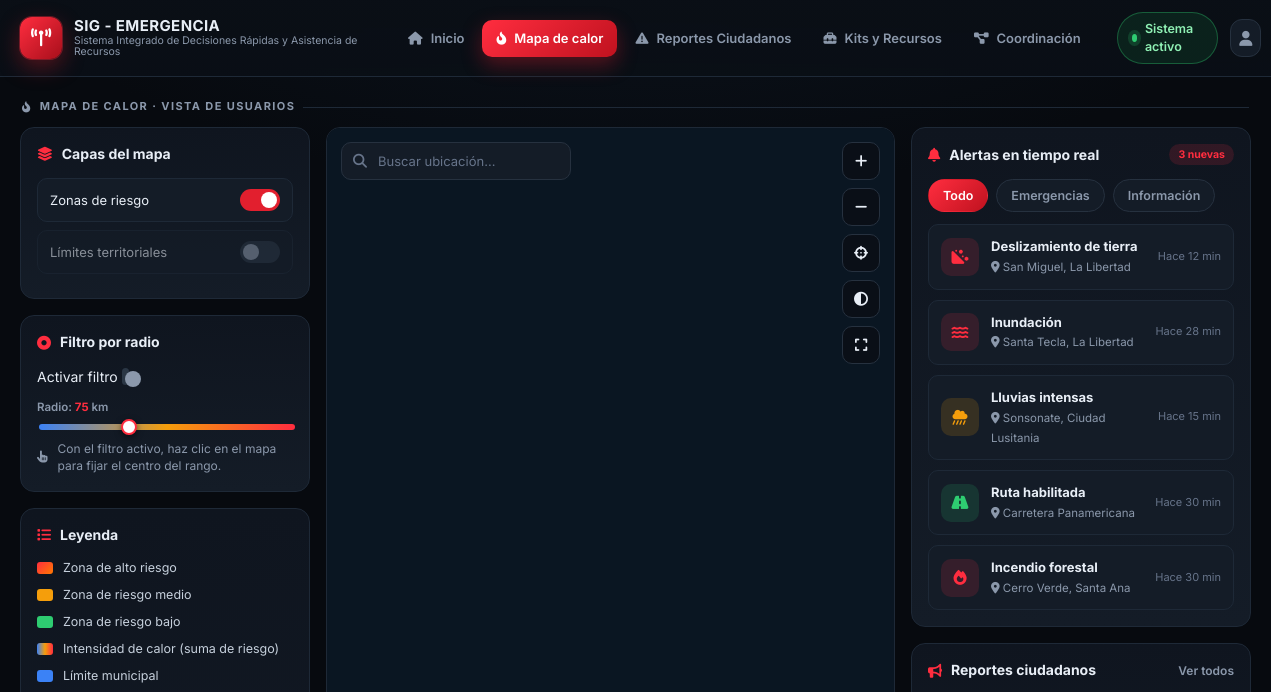
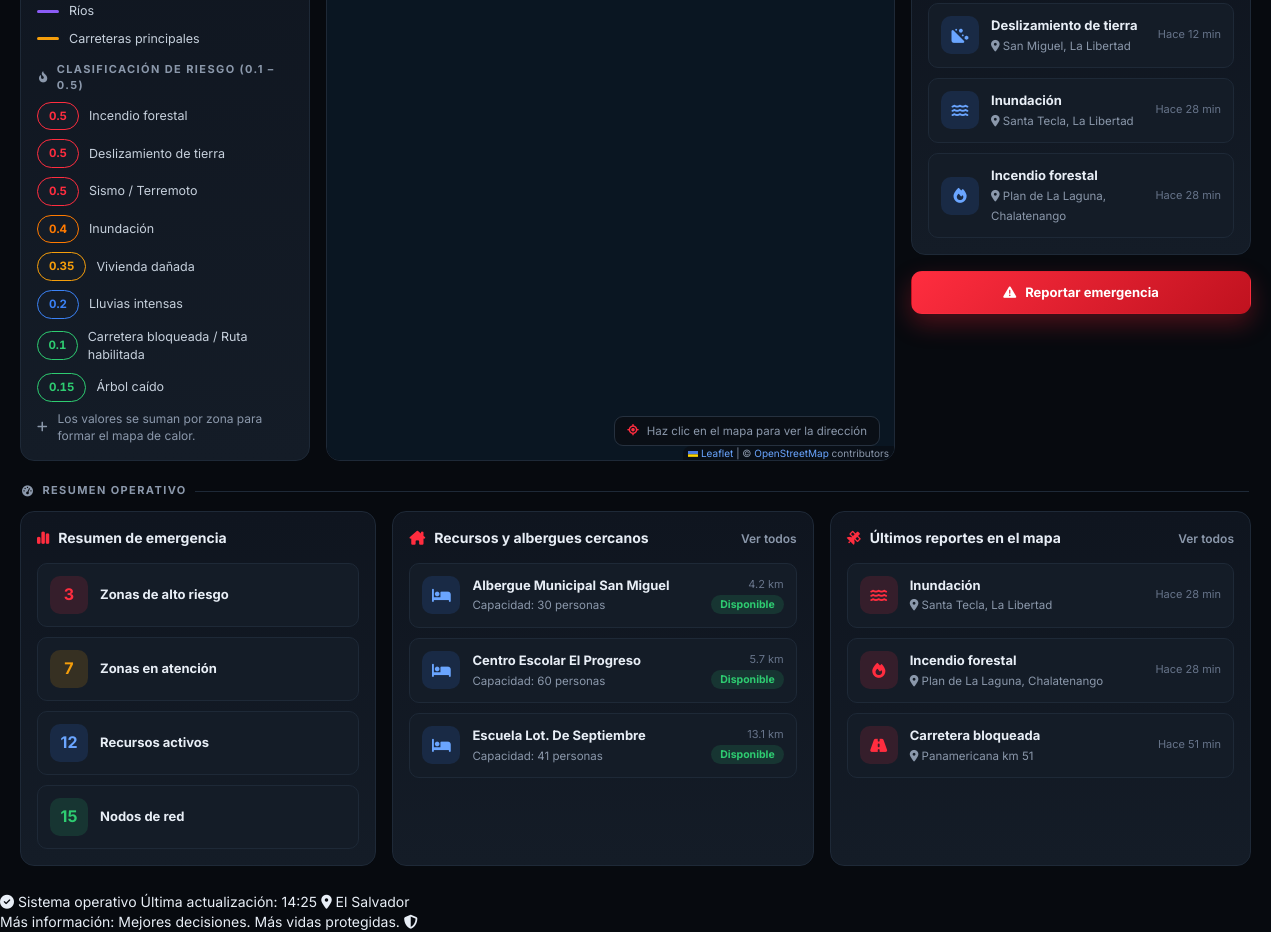
The app's page /mapa.php, older data (2 pictures, top to bottom).
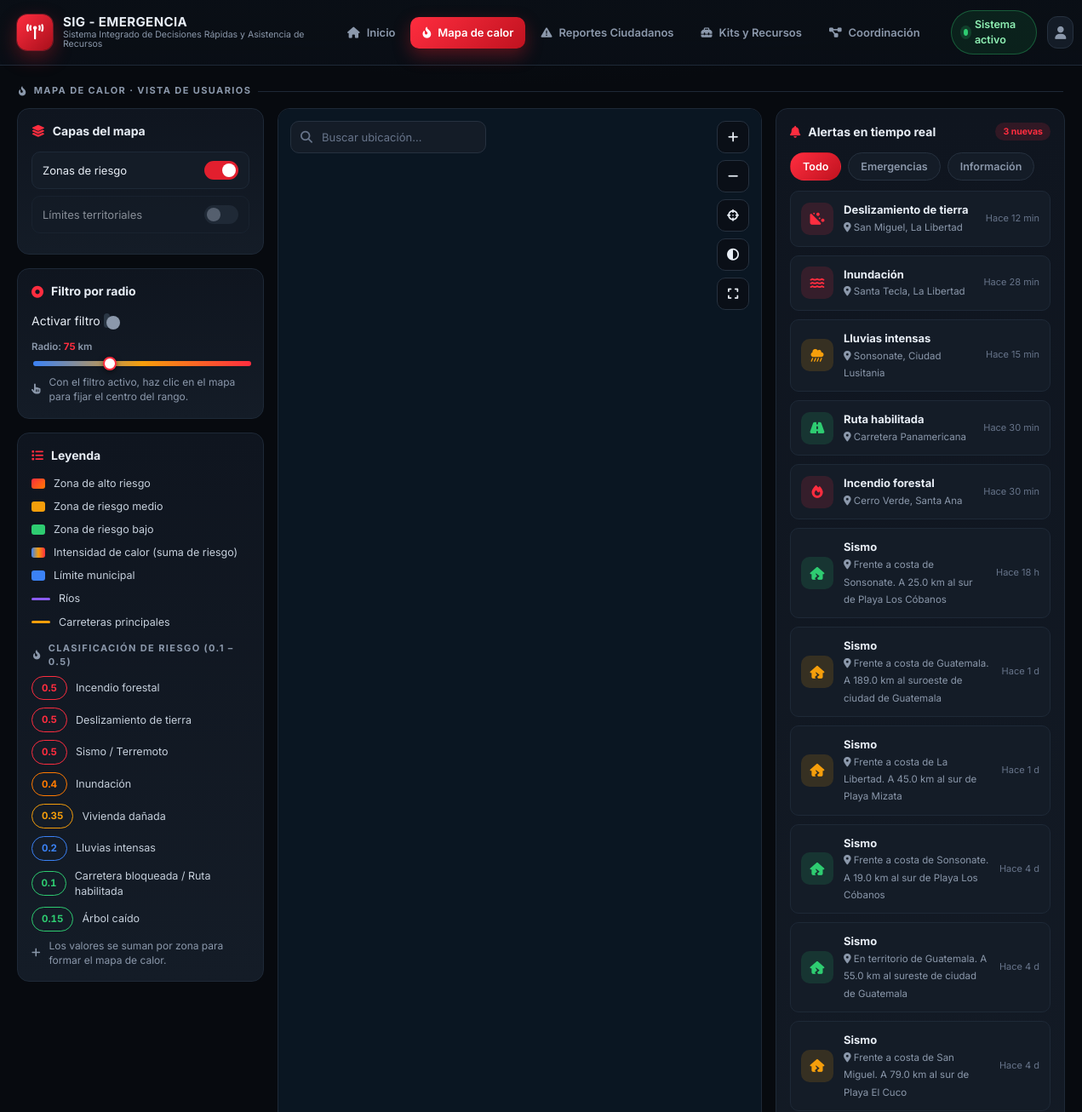
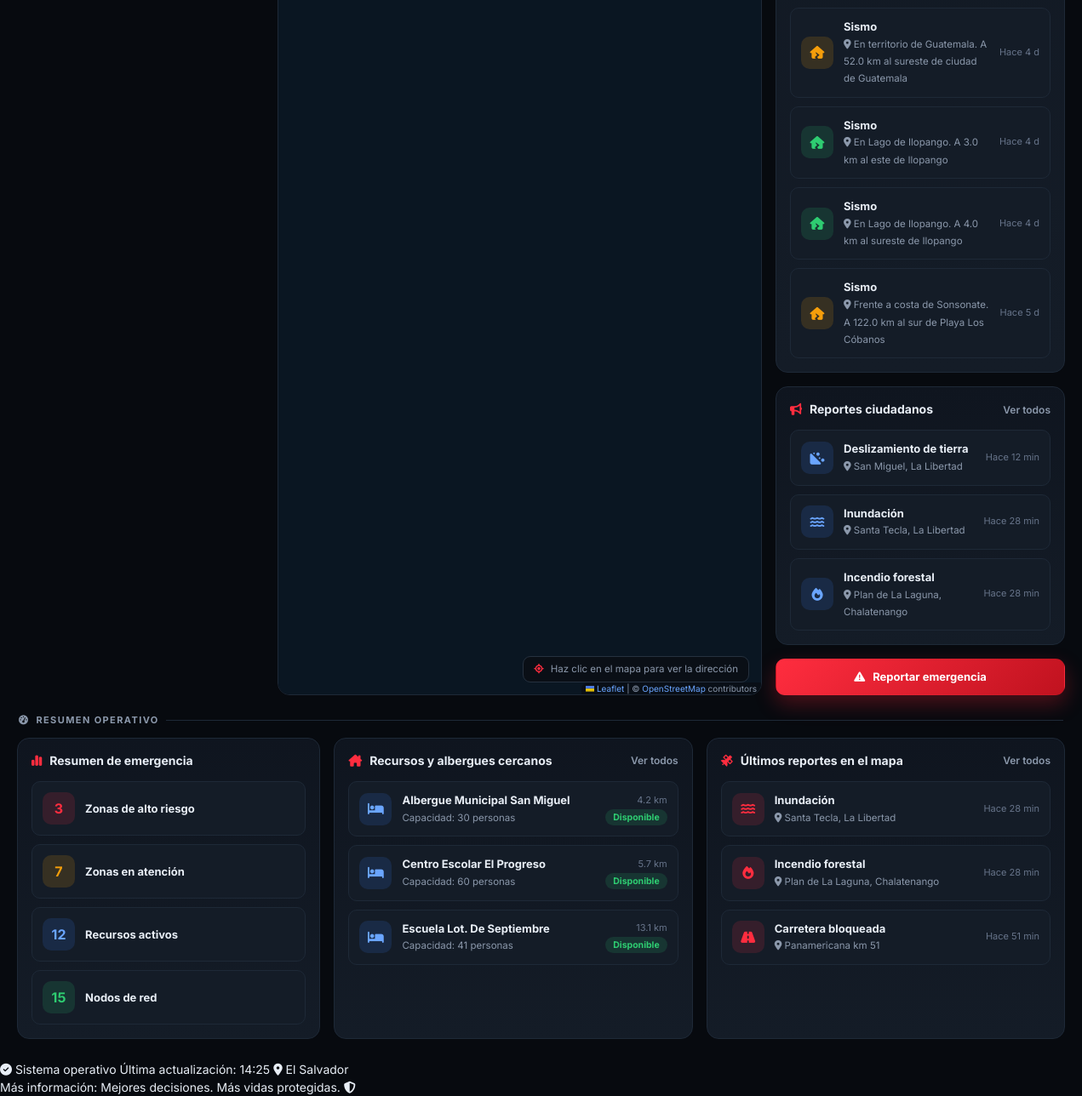
The same page, newer data (2 pictures, top to bottom).
### tables this page shows
CREATE TABLE alertas (
        id INTEGER PRIMARY KEY AUTOINCREMENT,
        nivel TEXT NOT NULL,
        tipo TEXT NOT NULL,
        lugar TEXT NOT NULL,
        tiempo TEXT NOT NULL,
        icon TEXT NOT NULL
    , lat REAL, lon REAL, ref TEXT, magnitud REAL, profundidad REAL, url TEXT, fuente TEXT, evento TEXT);

CREATE TABLE reportes (
        id INTEGER PRIMARY KEY AUTOINCREMENT,
        titulo TEXT NOT NULL,
        lugar TEXT NOT NULL,
        tiempo TEXT NOT NULL,
        estado TEXT NOT NULL,
        icon TEXT NOT NULL,
        descripcion TEXT NOT NULL DEFAULT ''
    , lat REAL, lon REAL);

CREATE TABLE kits (
        id INTEGER PRIMARY KEY AUTOINCREMENT,
        nombre TEXT NOT NULL,
        categoria TEXT NOT NULL,
        tipo TEXT NOT NULL,
        estado TEXT NOT NULL,
        ubicacion TEXT NOT NULL,
        cantidad TEXT NOT NULL,
        vencimiento TEXT NOT NULL,
        icon TEXT NOT NULL,
        color TEXT NOT NULL DEFAULT 'blue'
    );

CREATE TABLE albergues (
        id INTEGER PRIMARY KEY AUTOINCREMENT,
        nombre TEXT NOT NULL,
        distancia TEXT NOT NULL,
        capacidad TEXT NOT NULL,
        estado TEXT NOT NULL DEFAULT 'Disponible'
    , lat REAL, lon REAL);

### includes/data.php (called while the page is built, shortened)
<?php
$NAV = [
    ['id' => 'inicio',   'label' => 'Inicio',              'icon' => 'fa-house',            'href' => 'index.php'],
    ['id' => 'mapa',     'label' => 'Mapa de calor',       'icon' => 'fa-fire-flame-curved', 'href' => 'mapa.php'],
    ['id' => 'reportes', 'label' => 'Reportes Ciudadanos', 'icon' => 'fa-triangle-exclamation', 'href' => 'reportes.php'],
    ['id' => 'recursos', 'label' => 'Kits y Recursos',     'icon' => 'fa-toolbox',          'href' => 'recursos.php'],
    ['id' => 'coord',    'label' => 'Coordinación',        'icon' => 'fa-diagram-project',  'href' => 'coordinacion.php'],
];
$RECURSOS_RESUMEN = [
    ['valor' => '3',  'label' => 'Zonas de alto riesgo',  'color' => 'red'],
    ['valor' => '7',  'label' => 'Zonas en atención',     'color' => 'amber'],
    ['valor' => '12', 'label' => 'Recursos activos',      'color' => 'blue'],
    ['valor' => '15', 'label' => 'Nodos de red',          'color' => 'green'],
];
try {
    $pdo = db();
    $ALERTAS = $pdo->query("SELECT id, nivel, tipo, lugar, tiempo, icon FROM alertas ORDER BY id")->fetchAll();
    $REPORTES = $pdo->query("SELECT id, titulo, lugar, tiempo, estado, icon, lat, lon, descripcion AS \"desc\" FROM reportes ORDER BY id")->fetchAll();
    $KITS = $pdo->query("SELECT id, nombre AS n, categoria AS cat, tipo, estado AS disp, ubicacion AS loc, cantidad AS cant, vencimiento AS fecha, icon, color FROM kits ORDER BY id")->fetchAll();
    $ALBERGUES = $pdo->query("SELECT nombre AS n, distancia AS loc, capacidad AS cap, estado FROM albergues ORDER BY id")->fetchAll();
    $capas_db = $pdo->query("SELECT nombre AS n, activa FROM capas ORDER BY id")->fetchAll();
    $CAPAS = array_map(function ($c) {
        return ['n' => $c['n'], 'on' => (bool) $c['activa']];
    }, $capas_db);
} catch (Throwable $e) {
}

### includes/risk.php (called while the page is built, shortened)
<?php
function risk_scale() {
    return [
        ['key' => 'incendio',      'valor' => 0.50, 'label' => 'Incendio forestal'],
        ['key' => 'deslizamiento', 'valor' => 0.50, 'label' => 'Deslizamiento de tierra'],
        ['key' => 'sismo',         'valor' => 0.50, 'label' => 'Sismo / Terremoto'],
        ['key' => 'inundacion',    'valor' => 0.40, 'label' => 'Inundación'],
        ['key' => 'vivienda',      'valor' => 0.35, 'label' => 'Vivienda dañada'],
        ['key' => 'lluvia',        'valor' => 0.20, 'label' => 'Lluvias intensas'],
        ['key' => 'carretera',     'valor' => 0.10, 'label' => 'Carretera bloqueada / Ruta habilitada'],
        ['key' => 'arbol',         'valor' => 0.15, 'label' => 'Árbol caído'],
    ];
}
function risk_color($valor) {
    if ($valor >= 0.5) {
        return '#ff2d3f';
    }
    if ($valor >= 0.4) {
        return '#ff7a00';
    }
    if ($valor >= 0.3) {
        return '#f59e0b';
    }
    if ($valor >= 0.2) {
        return '#3b82f6';
    }
    return '#2ecc71';
}

### mapa.php (the view, shortened to what the changed rows need)
<?php
require_once __DIR__ . '/includes/data.php';
require_once __DIR__ . '/includes/risk.php';
$active = 'mapa';
$CAPA_KEYS = [
    'Zonas de riesgo' => 'riesgo',
    'Límites territoriales' => 'limites',
];
require __DIR__ . '/includes/header.php';
?>
<div class="grid cols-3">
  <div class="stack">
    <div class="panel layer-panel">
      <?php foreach ($CAPAS as $c): ?>
        <?php $lk = $CAPA_KEYS[$c['n']] ?? ''; if ($lk === '') { continue; } ?>
        <div class="layer" style="opacity:<?= $c['on'] ? '1' : '.55' ?>">
          <span><?= htmlspecialchars($c['n']) ?></span>
          <label class="switch">
            <span class="sl"></span>
          </label>
        </div>
      <?php endforeach; ?>
    </div>
    <div class="panel">
      <div class="legend">
        <?php foreach (risk_scale() as $rs): ?>
          <div class="li">
            <span class="chip risk-chip" style="--c:<?= risk_color($rs['valor']) ?>"><?= rtrim(rtrim(number_format($rs['valor'], 2, '.', ''), '0'), '.') ?></span>
            <?= htmlspecialchars($rs['label']) ?>
          </div>
        <?php endforeach; ?>
      </div>
    </div>
  </div>
  <div class="stack">
    <div class="panel">
      <div class="list">
        <?php foreach ($ALERTAS as $al): ?>
          <a class="row js-alerta" data-nivel="<?= $al['nivel'] ?>" href="reportes.php?alerta=<?= (int)($al['id'] ?? 0) ?>">
            <div class="ic <?= $al['nivel'] === 'baja' ? 'green' : ($al['nivel'] === 'media' ? 'amber' : 'red') ?>"><i class="fa-solid <?= htmlspecialchars($al['icon']) ?>"></i></div>
            <div class="txt"><strong><?= htmlspecialchars($al['tipo']) ?></strong><small><i class="fa-solid fa-location-dot"></i> <?= htmlspecialchars($al['lugar']) ?></small></div>
            <span class="time"><?= htmlspecialchars($al['tiempo']) ?></span>
          </a>
        <?php endforeach; ?>
      </div>
    </div>
    <div class="panel">
      <div class="list">
        <?php foreach (array_slice($REPORTES, 0, 3) as $r): ?>
          <a class="row" href="reportes.php?ver=<?= (int)($r['id'] ?? 0) ?>">
            <div class="ic blue"><i class="fa-solid <?= htmlspecialchars($r['icon']) ?>"></i></div>
            <div class="txt"><strong><?= htmlspecialchars($r['titulo']) ?></strong><small><i class="fa-solid fa-location-dot"></i> <?= htmlspecialchars($r['lugar']) ?></small></div>
            <span class="time"><?= htmlspecialchars($r['tiempo']) ?></span>
          </a>
        <?php endforeach; ?>
      </div>
    </div>
  </div>
</div>
<div class="grid" style="grid-template-columns:1.1fr 1.3fr 1.3fr;">
  <div class="panel">
    <div class="list">
      <?php foreach ($RECURSOS_RESUMEN as $r): ?>
        <div class="row">
          <div class="ic <?= $r['color'] ?>"><strong style="font-size:16px"><?= $r['valor'] ?></strong></div>
          <div class="txt"><strong><?= $r['label'] ?></strong></div>
        </div>
      <?php endforeach; ?>
    </div>
  </div>
  <div class="panel">
    <div class="list">
      <?php foreach ($ALBERGUES as $a): ?>
        <div class="row">
          <div class="ic blue"><i class="fa-solid fa-bed"></i></div>
          <div class="txt"><strong><?= htmlspecialchars($a['n']) ?></strong><small><?= htmlspecialchars($a['cap']) ?></small></div>
          <div style="text-align:right"><div class="time"><?= htmlspecialchars($a['loc']) ?></div><span class="badge disp"><?= htmlspecialchars($a['estado']) ?></span></div>
        </div>
      <?php endforeach; ?>
    </div>
  </div>
  <div class="panel">
    <div class="list">
      <?php foreach (array_slice($REPORTES, 1, 3) as $r): ?>
        <a class="row" href="reportes.php?ver=<?= (int)($r['id'] ?? 0) ?>">
          <div class="ic red"><i class="fa-solid <?= htmlspecialchars($r['icon']) ?>"></i></div>
          <div class="txt"><strong><?= htmlspecialchars($r['titulo']) ?></strong><small><i class="fa-solid fa-location-dot"></i> <?= htmlspecialchars($r['lugar']) ?></small></div>
          <span class="time"><?= htmlspecialchars($r['tiempo']) ?></span>
        </a>
      <?php endforeach; ?>
    </div>
  </div>
</div>
<?php require __DIR__ . '/includes/footer.php'; ?>

### includes/header.php (shortened to what the changed rows need)
<?php
$active = $active ?? 'inicio';
?>
<!DOCTYPE html>
<html lang="es">
<head>
<link rel="stylesheet" href="https://cdnjs.cloudflare.com/ajax/libs/font-awesome/6.5.2/css/all.min.css">
<link rel="stylesheet" href="https://unpkg.com/leaflet@1.9.4/dist/leaflet.css">
<link rel="stylesheet" href="assets/css/style.css">
</head>
<body>
<header class="topbar">
  <nav class="topnav">
    <?php foreach ($NAV as $item): ?>
      <a href="<?= $item['href'] ?>" class="nav-item <?= $active === $item['id'] ? 'is-active' : '' ?>">
        <i class="fa-solid <?= $item['icon'] ?>"></i>
        <span><?= htmlspecialchars($item['label']) ?></span>
      </a>
    <?php endforeach; ?>
  </nav>
</header>
<main class="page">

Row changes from the older to the newer data that the page shows:
added alertas: tipo "Sismo", lugar "Frente a costa de Sonsonate. A 25.0 km al sur de Playa Los Cóbanos", tiempo "Hace 18 h", nivel "baja" (drawn)
added alertas: tipo "Sismo", lugar "Frente a costa de Guatemala. A 189.0 km al suroeste de ciudad de Guatemala", tiempo "Hace 1 d", nivel "media" (drawn)
added alertas: tipo "Sismo", lugar "Frente a costa de La Libertad. A 45.0 km al sur de Playa Mizata", tiempo "Hace 1 d", nivel "media" (drawn)
added alertas: tipo "Sismo", lugar "Frente a costa de Sonsonate. A 19.0 km al sur de Playa Los Cóbanos", tiempo "Hace 4 d", nivel "baja" (drawn)
added alertas: tipo "Sismo", lugar "En territorio de Guatemala. A 55.0 km al sureste de ciudad de Guatemala", tiempo "Hace 4 d", nivel "baja" (drawn)
added alertas: tipo "Sismo", lugar "Frente a costa de San Miguel. A 79.0 km al sur de Playa El Cuco", tiempo "Hace 4 d", nivel "media" (drawn)
added alertas: tipo "Sismo", lugar "En territorio de Guatemala. A 52.0 km al sureste de ciudad de Guatemala", tiempo "Hace 4 d", nivel "media" (drawn)
added alertas: tipo "Sismo", lugar "En Lago de Ilopango. A 3.0 km al este de Ilopango", tiempo "Hace 4 d", nivel "baja" (drawn)
added alertas: tipo "Sismo", lugar "En Lago de Ilopango. A 4.0 km al sureste de Ilopango", tiempo "Hace 4 d", nivel "baja" (drawn)
added alertas: tipo "Sismo", lugar "Frente a costa de Sonsonate. A 122.0 km al sur de Playa Los Cóbanos", tiempo "Hace 5 d", nivel "media" (drawn)
